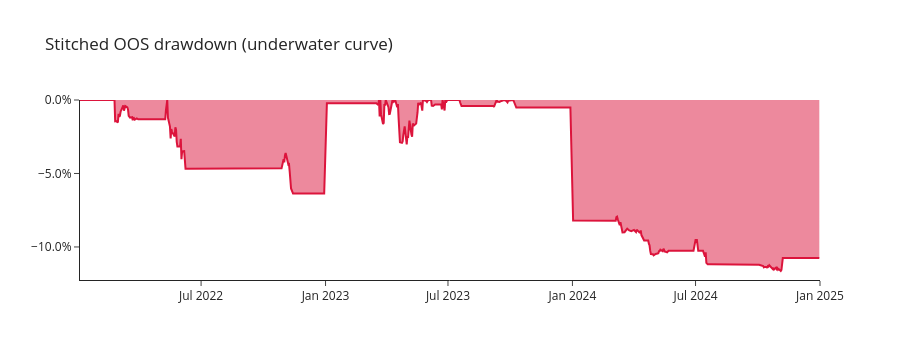

Write notebook code for a chart like this one.
### Markdown cell above
## 15 Drawdown (stitched OOS)

### Code cell
if not stitched_ledger.empty:
    dd = drawdown_series(agg['net_value'])
    fig = go.Figure()
    fig.add_trace(go.Scatter(x=agg['date'], y=dd, fill='tozeroy', line=dict(color='crimson'), name='Drawdown'))
    for f in FOLDS[1:]:
        fig.add_vline(x=pd.Timestamp(f'{f["test_year"]}-01-01'), line_color='lightgray', line_dash='dot')
    fig.update_layout(title='Stitched OOS drawdown (underwater curve)',
                      template='simple_white', height=360, yaxis=dict(tickformat='.1%'))
    fig.write_html(str(OUT_DIR/'drawdown.html'), include_plotlyjs='cdn')
    fig.show()

### Figure 1 — Plotly figure (JSON) as saved in the notebook; plotly's stock layout.template omitted (floating-point values rounded to 4 significant figures; data arrays with more than 128 entries replaced by an {"elided": "..."} marker saying what was removed)
{"data": [{"fill": "tozeroy", "line": {"color": "crimson"}, "name": "Drawdown", "type": "scatter", "x": {"elided": "753 str values"}, "y": {"elided": "753 float values"}}], "layout": {"height": 360, "shapes": [{"line": {"color": "lightgray", "dash": "dot"}, "type": "line", "x0": "2023-01-01T00:00:00", "x1": "2023-01-01T00:00:00", "xref": "x", "y0": 0, "y1": 1, "yref": "y domain"}, {"line": {"color": "lightgray", "dash": "dot"}, "type": "line", "x0": "2024-01-01T00:00:00", "x1": "2024-01-01T00:00:00", "xref": "x", "y0": 0, "y1": 1, "yref": "y domain"}, {"line": {"color": "lightgray", "dash": "dot"}, "type": "line", "x0": "2025-01-01T00:00:00", "x1": "2025-01-01T00:00:00", "xref": "x", "y0": 0, "y1": 1, "yref": "y domain"}], "title": {"text": "Stitched OOS drawdown (underwater curve)"}, "yaxis": {"tickformat": ".1%"}}}
